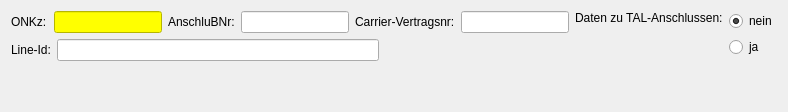
         <widget class="QWidget" name="AsBez">
          <property name="font">
           <font>
            <strikeout>false</strikeout>
           </font>
          </property>
          <property name="contextMenuPolicy">
           <enum>Qt::DefaultContextMenu</enum>
          </property>
          <property name="autoFillBackground">
           <bool>true</bool>
          </property>
          <property name="locale">
           <locale language="English" country="UnitedStates"/>
          </property>
          <property name="inputMethodHints">
           <set>Qt::ImhNone</set>
          </property>
          <attribute name="title">
           <string>AsBez</string>
          </attribute>
          <layout class="QHBoxLayout" name="horizontalLayout_23">
           <item>
            <layout class="QVBoxLayout" name="verticalLayout_3">
             <item>
              <layout class="QHBoxLayout" name="horizontalLayout_12">
               <item>
                <widget class="QLabel" name="label_3">
                 <property name="minimumSize">
                  <size>
                   <width>37</width>
                   <height>0</height>
                  </size>
                 </property>
                 <property name="text">
                  <string>ONKz:</string>
                 </property>
                 <property name="textFormat">
                  <enum>Qt::RichText</enum>
                 </property>
                </widget>
               </item>
               <item>
                <widget class="QLineEdit" name="line_AsBez_ONKz">
                 <property name="autoFillBackground">
                  <bool>false</bool>
                 </property>
                 <property name="styleSheet">
                  <string notr="true">background-color:yellow</string>
                 </property>
                 <property name="maxLength">
                  <number>3</number>
                 </property>
                </widget>
               </item>
               <item>
                <widget class="QLabel" name="label_4">
                 <property name="text">
                  <string>AnschluBNr:</string>
                 </property>
                 <property name="textFormat">
                  <enum>Qt::RichText</enum>
                 </property>
                </widget>
               </item>
               <item>
                <widget class="QLineEdit" name="lineEdit_3">
                 <property name="autoFillBackground">
                  <bool>false</bool>
                 </property>
                 <property name="maxLength">
                  <number>3</number>
                 </property>
                </widget>
               </item>
               <item>
                <widget class="QLabel" name="label_5">
                 <property name="text">
                  <string>Carrier-Vertragsnr:</string>
                 </property>
                </widget>
               </item>
               <item>
                <widget class="QLineEdit" name="lineEdit_4"/>
               </item>
              </layout>
             </item>
             <item>
              <layout class="QHBoxLayout" name="horizontalLayout_14">
               <item>
                <widget class="QLabel" name="label_2">
                 <property name="text">
                  <string>Line-Id:</string>
                 </property>
                </widget>
               </item>
               <item>
                <widget class="QLineEdit" name="lineEdit"/>
               </item>
               <item>
                <spacer name="horizontalSpacer_8">
                 <property name="orientation">
                  <enum>Qt::Horizontal</enum>
                 </property>
                 <property name="sizeType">
                  <enum>QSizePolicy::Minimum</enum>
                 </property>
                 <property name="sizeHint" stdset="0">
                  <size>
                   <width>190</width>
                   <height>20</height>
                  </size>
                 </property>
                </spacer>
               </item>
              </layout>
             </item>
             <item>
              <spacer name="verticalSpacer_17">
               <property name="orientation">
                <enum>Qt::Vertical</enum>
               </property>
               <property name="sizeHint" stdset="0">
                <size>
                 <width>20</width>
                 <height>40</height>
                </size>
               </property>
              </spacer>
             </item>
            </layout>
           </item>
           <item>
            <layout class="QHBoxLayout" name="horizontalLayout_13">
             <item>
              <widget class="QLabel" name="label_6">
               <property name="text">
                <string>Daten zu TAL-Anschlussen:</string>
               </property>
               <property name="alignment">
                <set>Qt::AlignLeading|Qt::AlignLeft|Qt::AlignTop</set>
               </property>
               <property name="margin">
                <number>3</number>
               </property>
              </widget>
             </item>
             <item>
              <layout class="QVBoxLayout" name="verticalLayout_2">
               <item>
                <widget class="QRadioButton" name="radioButton_4">
                 <property name="text">
                  <string>nein</string>
                 </property>
                 <property name="checked">
                  <bool>true</bool>
                 </property>
                </widget>
               </item>
               <item>
                <widget class="QRadioButton" name="radioButton_5">
                 <property name="text">
                  <string>ja</string>
                 </property>
                </widget>
               </item>
               <item>
                <spacer name="verticalSpacer_18">
                 <property name="orientation">
                  <enum>Qt::Vertical</enum>
                 </property>
                 <property name="sizeHint" stdset="0">
                  <size>
                   <width>20</width>
                   <height>40</height>
                  </size>
                 </property>
                </spacer>
               </item>
              </layout>
             </item>
            </layout>
           </item>
          </layout>
         </widget>
